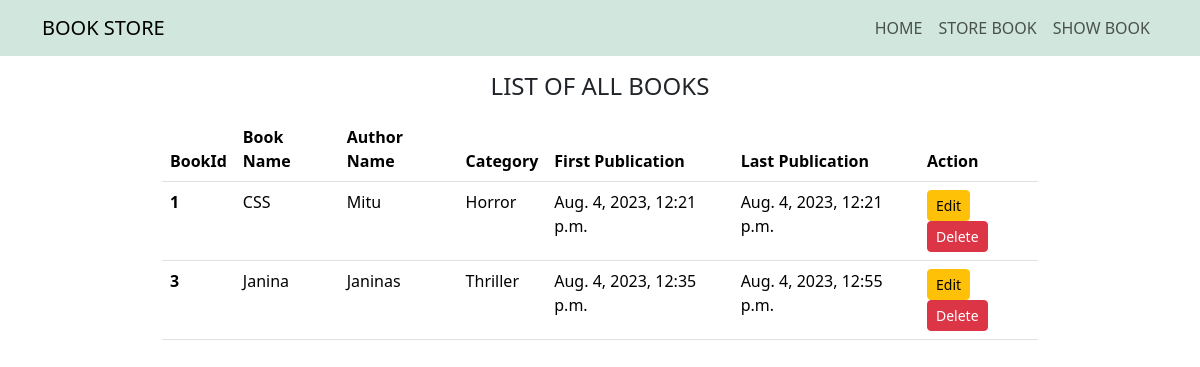
The app's page /show_book/ with its own data.
### book_app/models.py (models this page shows)
class BookStoreModel(models.Model):
    CATERGORY = (
        ('Mystery', 'Mystery'),
        ('Thriller', 'Thriller'),
        ('Sci-Fi', 'Sci-Fi'),
        ('Humor', 'Humor'),
        ('Horror', 'Horror')
    )
    id = models.IntegerField(primary_key=True)
    book_name = models.CharField(max_length=30)
    author = models.CharField(max_length=20)
    category = models.CharField(max_length=30, choices=CATERGORY)
    first_published  = models.DateTimeField(auto_now_add=True)
    last_published = models.DateTimeField(auto_now=True)

### book_app/views.py (the view)
# urls.py: path('show_book/',show_books, name="show_book"),
def show_books(request):
    book = BookStoreModel.objects.all()
    print(book)
    return render(request, 'show_book.html',{'data':book})

### book_app/templates/show_book.html
{% extends 'base.html' %}
{% block content %}
<div class="container w-75 mx-auto">
    <h3 class="display-5 fs-4 text-center mt-3 mb-3 text-uppercase">List of All Books</h3>
    {% if data %}
    <table class=" table table-hover">
        <thead>
            <tr>
                <th scope="col">BookId</th>
                <th scope="col">Book Name</th>
                <th scope="col">Author Name</th>
                <th scope="col">Category</th>
                <th scope="col">First Publication</th>
                <th scope="col">Last Publication</th>
                <th scope="col">Action</th>
            </tr>
        </thead>
        <tbody>
            {% for item in data %}
            <tr>
                <th scope="row">{{item.id}}</th>
                <td>{{item.book_name}}</td>
                <td>{{item.author}}</td>
                <td>{{item.category}}</td>
                <td>{{item.first_published}}</td>
                <td>{{item.last_published}}</td>
                <td><a href="{% url 'edit_book' id=item.id %}"><button class="btn btn-warning btn-sm">Edit</button></a>
                    <a href="{% url 'delete_book' id=item.id %}"><button
                            class="btn btn-danger btn-sm">Delete</button></a>
                </td>
            </tr>
            {% endfor %}
        </tbody>
    </table>
    {% else %}
    <h4 class="display-5 fs-4 text-start mt-3 text-capitalize">Opps! No books availabe</h4>
    {% endif %}
</div>
{% endblock %}

### book_app/templates/base.html (shortened to what this page needs)
<!doctype html>
<html lang="en">
<head>
    <link href="https://cdn.jsdelivr.net/npm/bootstrap@5.3.1/dist/css/bootstrap.min.css" rel="stylesheet"
>
</head>
<body>
    <nav class="navbar navbar-expand-lg bg-success-subtle">
        <div class="container">
            <a class="navbar-brand text-uppercase fw-medium" href="#">Book store</a>
            <div class="collapse navbar-collapse" id="navbarSupportedContent">
                <ul class="navbar-nav ms-auto mb-2 mb-lg-0">
                    <li class="nav-item">
                        <a class="nav-link text-uppercase" aria-current="page" href="{% url 'home' %}">Home</a>
                    </li>
                    <li class="nav-item">
                        <a class="nav-link text-uppercase" href="{% url 'stores' %}">Store Book</a>
                    </li>
                    <li class="nav-item">
                        <a class="nav-link text-uppercase" href="{% url 'show_book' %}">Show Book</a>
                    </li>
                </ul>
            </div>
        </div>
    </nav>
    {% block content %} {% endblock %}
</body>
</html>

### records on screen
BookStoreModel: id "1", book_name "CSS", author "Mitu", category "Horror", first_published "Aug. 4, 2023, 12:21 p.m.", last_published "Aug. 4, 2023, 12:21 p.m."
BookStoreModel: id "3", book_name "Janina", author "Janinas", category "Thriller", first_published "Aug. 4, 2023, 12:35 p.m.", last_published "Aug. 4, 2023, 12:55 p.m."
